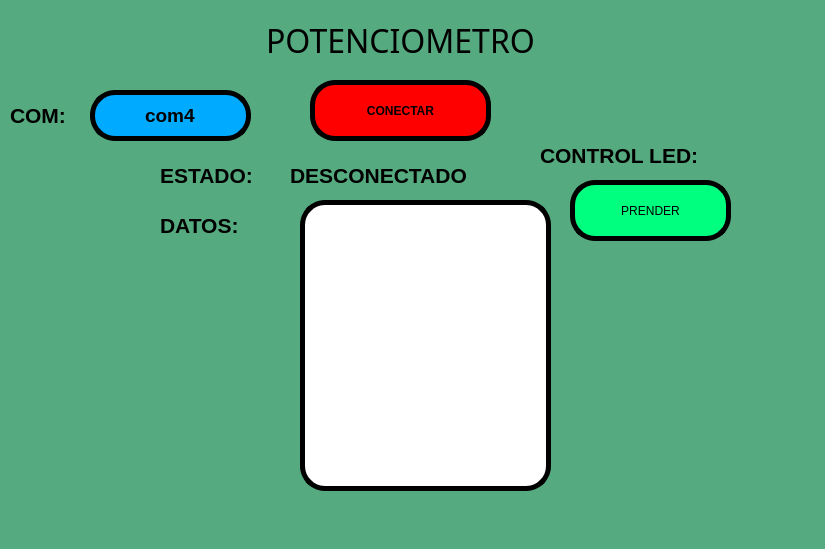
<?xml version="1.0" encoding="UTF-8"?>
<ui version="4.0">
 <class>MainWindow</class>
 <widget class="QMainWindow" name="MainWindow">
  <property name="geometry">
   <rect>
    <x>0</x>
    <y>0</y>
    <width>825</width>
    <height>549</height>
   </rect>
  </property>
  <property name="windowTitle">
   <string>MainWindow</string>
  </property>
  <property name="styleSheet">
   <string notr="true">background-color: rgb(255, 85, 127);
background-color: rgb(85, 170, 127);</string>
  </property>
  <widget class="QWidget" name="centralwidget">
   <widget class="QLabel" name="label_2">
    <property name="geometry">
     <rect>
      <x>10</x>
      <y>100</y>
      <width>71</width>
      <height>31</height>
     </rect>
    </property>
    <property name="font">
     <font>
      <pointsize>16</pointsize>
      <weight>75</weight>
      <bold>true</bold>
     </font>
    </property>
    <property name="text">
     <string>COM:</string>
    </property>
   </widget>
   <widget class="QPushButton" name="btn_accion">
    <property name="geometry">
     <rect>
      <x>310</x>
      <y>80</y>
      <width>181</width>
      <height>61</height>
     </rect>
    </property>
    <property name="font">
     <font>
      <weight>75</weight>
      <bold>true</bold>
     </font>
    </property>
    <property name="styleSheet">
     <string notr="true">background-color: rgb(255, 0, 0);
border: 5px solid black;
border-radius: 25px;</string>
    </property>
    <property name="text">
     <string>CONECTAR</string>
    </property>
   </widget>
   <widget class="QLabel" name="label_3">
    <property name="geometry">
     <rect>
      <x>160</x>
      <y>160</y>
      <width>121</width>
      <height>31</height>
     </rect>
    </property>
    <property name="font">
     <font>
      <pointsize>16</pointsize>
      <weight>75</weight>
      <bold>true</bold>
     </font>
    </property>
    <property name="text">
     <string>ESTADO:</string>
    </property>
   </widget>
   <widget class="QLabel" name="txt_estado">
    <property name="geometry">
     <rect>
      <x>290</x>
      <y>160</y>
      <width>241</width>
      <height>31</height>
     </rect>
    </property>
    <property name="font">
     <font>
      <pointsize>16</pointsize>
      <weight>75</weight>
      <bold>true</bold>
     </font>
    </property>
    <property name="text">
     <string>DESCONECTADO</string>
    </property>
   </widget>
   <widget class="QListWidget" name="datos">
    <property name="geometry">
     <rect>
      <x>300</x>
      <y>200</y>
      <width>251</width>
      <height>291</height>
     </rect>
    </property>
    <property name="styleSheet">
     <string notr="true">background-color: rgb(255, 255, 255);
border: 5px solid black;
border-radius: 25px;</string>
    </property>
   </widget>
   <widget class="QLabel" name="label_6">
    <property name="geometry">
     <rect>
      <x>160</x>
      <y>210</y>
      <width>131</width>
      <height>31</height>
     </rect>
    </property>
    <property name="font">
     <font>
      <pointsize>16</pointsize>
      <weight>75</weight>
      <bold>true</bold>
     </font>
    </property>
    <property name="text">
     <string>DATOS:</string>
    </property>
   </widget>
   <widget class="QPushButton" name="btn_control_led">
    <property name="geometry">
     <rect>
      <x>570</x>
      <y>180</y>
      <width>161</width>
      <height>61</height>
     </rect>
    </property>
    <property name="styleSheet">
     <string notr="true">background-color: rgb(0, 255, 127);
border: 5px solid black;
border-radius: 25px;</string>
    </property>
    <property name="text">
     <string>PRENDER</string>
    </property>
   </widget>
   <widget class="QLabel" name="label_7">
    <property name="geometry">
     <rect>
      <x>540</x>
      <y>140</y>
      <width>221</width>
      <height>31</height>
     </rect>
    </property>
    <property name="font">
     <font>
      <pointsize>16</pointsize>
      <weight>75</weight>
      <bold>true</bold>
     </font>
    </property>
    <property name="text">
     <string>CONTROL LED:</string>
    </property>
   </widget>
   <widget class="QLabel" name="label">
    <property name="geometry">
     <rect>
      <x>650</x>
      <y>0</y>
      <width>161</width>
      <height>81</height>
     </rect>
    </property>
    <property name="text">
     <string/>
    </property>
    <property name="pixmap">
     <pixmap resource="../../../Imagenes/RecursosArduino.qrc">:/Logos/LogoFIT.png</pixmap>
    </property>
    <property name="scaledContents">
     <bool>true</bool>
    </property>
   </widget>
   <widget class="QLabel" name="label_4">
    <property name="geometry">
     <rect>
      <x>0</x>
      <y>10</y>
      <width>161</width>
      <height>81</height>
     </rect>
    </property>
    <property name="text">
     <string/>
    </property>
    <property name="pixmap">
     <pixmap resource="../../../Imagenes/RecursosArduino.qrc">:/Logos/LogoUAT.png</pixmap>
    </property>
    <property name="scaledContents">
     <bool>true</bool>
    </property>
   </widget>
   <widget class="QLabel" name="label_5">
    <property name="geometry">
     <rect>
      <x>680</x>
      <y>410</y>
      <width>131</width>
      <height>81</height>
     </rect>
    </property>
    <property name="text">
     <string/>
    </property>
    <property name="pixmap">
     <pixmap resource="../../../Imagenes/RecursosArduino.qrc">:/Logos/LogoEquipo.jpeg</pixmap>
    </property>
    <property name="scaledContents">
     <bool>true</bool>
    </property>
   </widget>
   <widget class="QLabel" name="label_8">
    <property name="geometry">
     <rect>
      <x>180</x>
      <y>10</y>
      <width>441</width>
      <height>61</height>
     </rect>
    </property>
    <property name="font">
     <font>
      <family>Old English Text MT</family>
      <pointsize>24</pointsize>
     </font>
    </property>
    <property name="text">
     <string>POTENCIOMETRO</string>
    </property>
    <property name="alignment">
     <set>Qt::AlignCenter</set>
    </property>
   </widget>
   <widget class="QLineEdit" name="txt_com">
    <property name="geometry">
     <rect>
      <x>90</x>
      <y>90</y>
      <width>161</width>
      <height>51</height>
     </rect>
    </property>
    <property name="font">
     <font>
      <pointsize>14</pointsize>
      <weight>75</weight>
      <bold>true</bold>
     </font>
    </property>
    <property name="styleSheet">
     <string notr="true">background-color: rgb(0, 170, 255);
border: 5px solid black;
border-radius: 25px;</string>
    </property>
    <property name="text">
     <string>com4</string>
    </property>
    <property name="alignment">
     <set>Qt::AlignCenter</set>
    </property>
   </widget>
  </widget>
  <widget class="QMenuBar" name="menubar">
   <property name="geometry">
    <rect>
     <x>0</x>
     <y>0</y>
     <width>825</width>
     <height>26</height>
    </rect>
   </property>
  </widget>
  <widget class="QStatusBar" name="statusbar"/>
 </widget>
 <resources>
  <include location="../../../Imagenes/RecursosArduino.qrc"/>
  <include location="../../../../Imagenes/RecursosArduino.qrc"/>
 </resources>
 <connections/>
</ui>
